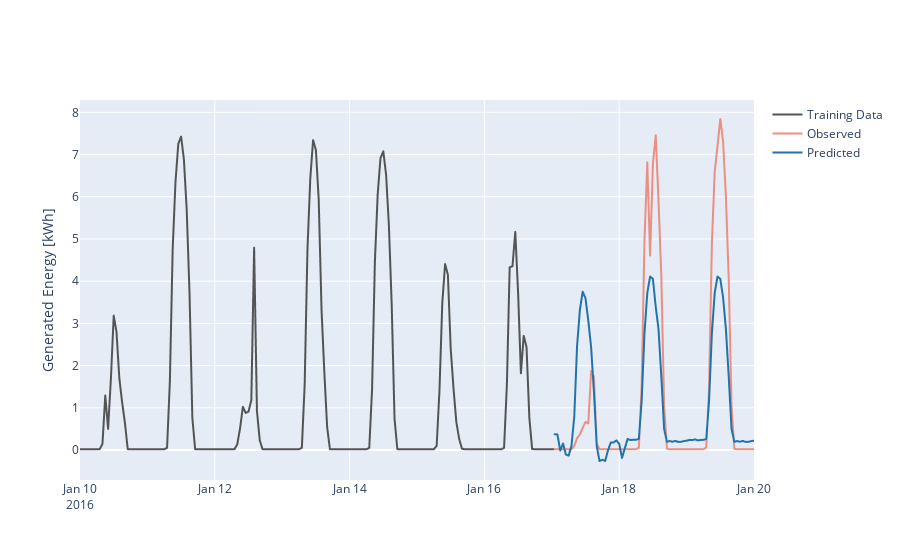

Notebook source saved alongside this figure:
### Code cell
fig = go.Figure(go.Scattergl(
    x = exog_train_validation[september_start : ].index,
    y = exog_train_validation['Generated Energy'][september_start : ],
    name = "Training Data",
    line=dict(color='rgb(84, 84, 84)')
))

fig.add_trace(go.Scattergl(
    x = exog_test.index,
    y = exog_test['Generated Energy'],
    name = "Observed",
    line=dict(color='rgb(234,143,129)')
))

fig.add_trace(go.Scattergl(
    x = forecast_sarimax_val_test[exog_test[0].index : exog_test.index[-1]].index,
    y = forecast_sarimax_val_test['Prediction'][exog_test.index[0] : exog_test.index[-1]],
    name = "Predicted",
    line=dict(color='rgb(32,115,171)')
))

fig.update_yaxes(title="Generated Energy [kWh]")
fig.update_layout(template="plotly",
                legend=dict(orientation="h",
                yanchor="bottom",
                y=1,
                xanchor="left",
                x=0))

fig.write_html("NEW_ARIMA_FIGS/sarimax_production.html")
fig.show()
